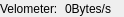
<?xml version="1.0" encoding="UTF-8"?>
<ui version="4.0">
 <class>xToolsVelometerToolUi</class>
 <widget class="QWidget" name="xToolsVelometerToolUi">
  <property name="geometry">
   <rect>
    <x>0</x>
    <y>0</y>
    <width>124</width>
    <height>17</height>
   </rect>
  </property>
  <property name="minimumSize">
   <size>
    <width>0</width>
    <height>0</height>
   </size>
  </property>
  <property name="windowTitle">
   <string>Form</string>
  </property>
  <layout class="QHBoxLayout" name="horizontalLayout">
   <property name="leftMargin">
    <number>0</number>
   </property>
   <property name="topMargin">
    <number>0</number>
   </property>
   <property name="rightMargin">
    <number>0</number>
   </property>
   <property name="bottomMargin">
    <number>0</number>
   </property>
   <item>
    <widget class="QLabel" name="label">
     <property name="text">
      <string>Velometer:</string>
     </property>
    </widget>
   </item>
   <item>
    <widget class="QLabel" name="labelVelocity">
     <property name="sizePolicy">
      <sizepolicy hsizetype="Preferred" vsizetype="Preferred">
       <horstretch>0</horstretch>
       <verstretch>0</verstretch>
      </sizepolicy>
     </property>
     <property name="text">
      <string notr="true">0Bytes/s</string>
     </property>
    </widget>
   </item>
  </layout>
 </widget>
 <resources/>
 <connections/>
</ui>
